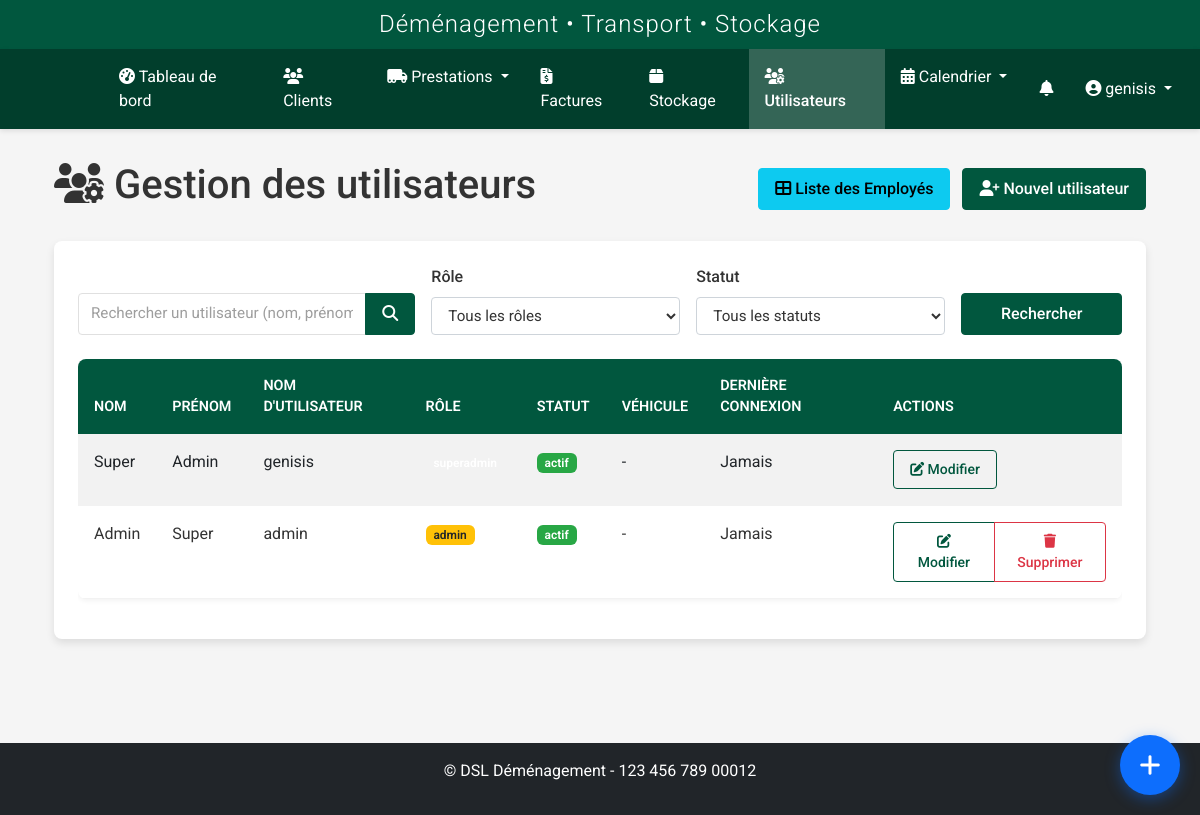
The app's page /utilisateurs/users (signed in), older data.
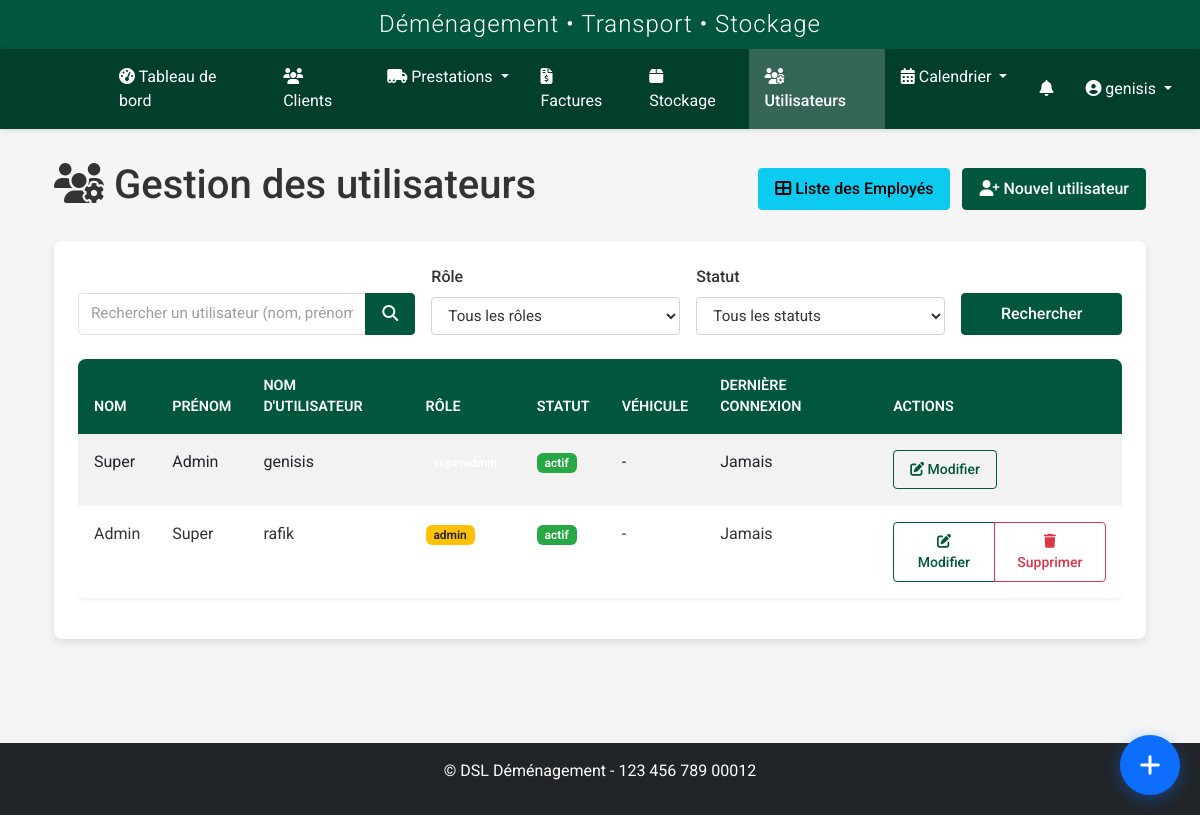
The same page, newer data.
### models.py (models this page shows, shortened)
class User(UserMixin, db.Model):
    id = db.Column(db.Integer, primary_key=True)
    nom = db.Column(db.String(64), nullable=False)
    prenom = db.Column(db.String(64), nullable=False)
    username = db.Column(db.String(64), unique=True, nullable=False)
    email = db.Column(db.String(120), unique=True, nullable=True)
    password_hash = db.Column(db.String(256), nullable=False)
    role = db.Column(db.String(20), nullable=False, default='transporteur')
    statut = db.Column(db.String(20), nullable=False, default='actif')
    vehicule = db.Column(db.String(100), nullable=True)
    type_vehicule_id = db.Column(db.Integer, db.ForeignKey('type_vehicule.id'), nullable=True)
    permis_conduire = db.Column(db.String(50), nullable=True)
    notes = db.Column(db.Text, nullable=True)
    derniere_connexion = db.Column(db.DateTime, nullable=True)
    date_creation = db.Column(db.DateTime, nullable=False, default=datetime.utcnow)
    prestations = db.relationship('Prestation', secondary=prestation_transporteurs, back_populates='transporteurs')
    type_vehicule = db.relationship('TypeVehicule', backref='transporteurs')
    def is_admin(self):
        return self.role in ['admin', 'superadmin']
    def is_transporteur(self):
        return self.role == 'transporteur' or self.is_admin()

### routes/user.py (the view, shortened to what this page needs)
@user_bp.route('/users')
@login_required
@role_required('admin', 'superadmin')
def index():
    form = SearchUserForm()
    role_choices = [
        ('', 'Tous les rôles'),
        ('transporteur', 'Transporteur'),
        ('commercial', 'Commercial'),
        ('admin', 'Admin'),
        ('superadmin', 'Super Admin')
    ]
    form.role.choices = role_choices
    statut_choices = [
        ('', 'Tous les statuts'),
        ('actif', 'Actif'),
        ('inactif', 'Inactif')
    ]
    form.statut.choices = statut_choices
    query = request.args.get('query', '')
    role = request.args.get('role', '')
    statut = request.args.get('statut', '')
    form.query.data = query
    if role:
        form.role.data = role
    if statut:
        form.statut.data = statut
    users_query = User.query
    if current_user.role != 'superadmin':
        users_query = users_query.filter(User.role != 'superadmin')
        if current_user.role not in ['admin']:
            users_query = users_query.filter(User.role != 'admin')
    if role:
        users_query = users_query.filter_by(role=role)
    if statut:
        users_query = users_query.filter_by(statut=statut)
    users = users_query.order_by(User.date_creation.desc()).all()
    if current_user.role == 'superadmin':
        role_counts = {
            'transporteur': sum(1 for u in users if u.role == 'transporteur'),
            'commercial': sum(1 for u in users if u.role == 'commercial'),
            'admin': sum(1 for u in users if u.role == 'admin'),
            'superadmin': sum(1 for u in users if u.role == 'superadmin')
        }
    else:
        role_counts = {
            'transporteur': sum(1 for u in users if u.role == 'transporteur'),
            'commercial': sum(1 for u in users if u.role == 'commercial'),
            'admin': sum(1 for u in users if u.role == 'admin')
        }
    return render_template(
        'users/index.html',
        title='Gestion des Utilisateurs',
        users=users,
        form=form,
        role_counts=role_counts
    )

### forms.py
class SearchUserForm(FlaskForm):
    query = StringField('Rechercher un utilisateur (nom, prénom, username)')
    role = SelectField('Rôle', choices=[])
    statut = SelectField('Statut', choices=[
        ('', 'Tous les statuts'),
        ('actif', 'Actif'),
        ('inactif', 'Inactif')
    ])
    submit = SubmitField('Rechercher')
    def __init__(self, *args, **kwargs):
        super(SearchUserForm, self).__init__(*args, **kwargs)
        base_choices = [('', 'Tous les rôles')]
        role_choices = [
            ('transporteur', 'Transporteur'),
            ('commercial', 'Commercial'),
            ('admin', 'Admin')
        ]
        if current_user.role == 'superadmin':
            role_choices.append(('superadmin', 'Super Admin'))
        self.role.choices = base_choices + role_choices

### templates/users/index.html (shortened to what the changed rows need)
{% extends "base.html" %}
{% block content %}
<div class="container-fluid">
    <div class="d-flex justify-content-between align-items-center mb-4">
        <h1><i class="fas fa-users-cog"></i> Gestion des utilisateurs</h1>
    </div>
    <div class="card">
        <div class="card-body">
            <div class="table-responsive">
                <table class="table table-hover table-striped">
                    <thead>
                        <tr>
                            <th>Nom</th>
                            <th>Prénom</th>
                            <th>Nom d'utilisateur</th>
                            <th>Rôle</th>
                            <th>Statut</th>
                            <th>Véhicule</th>
                            <th>Dernière connexion</th>
                            <th>Actions</th>
                        </tr>
                    </thead>
                    <tbody>
                        {% if users %}
                            {% for user in users %}
                                <tr{% if user.statut == 'inactif' %} class="table-secondary"{% endif %}>
                                    <td>{{ user.nom }}</td>
                                    <td>{{ user.prenom }}</td>
                                    <td>{{ user.username }}</td>
                                    <td>
                                        <span class="badge badge-{{ user.role }}">
                                            {{ user.role }}
                                        </span>
                                    </td>
                                    <td>
                                        <span class="badge badge-{{ user.statut }}">
                                            {{ user.statut }}
                                        </span>
                                    </td>
                                    <td>{{ user.vehicule or '-' }}</td>
                                    <td>
                                        {% if user.derniere_connexion %}
                                            {{ user.derniere_connexion.strftime('%d/%m/%Y %H:%M') }}
                                        {% else %}
                                            Jamais
                                        {% endif %}
                                    </td>
                                    <td>
                                        {% if current_user.role == 'superadmin' %}
                                            <div class="btn-group" role="group">
                                                <a href="{{ url_for('user.edit', id=user.id) }}" class="btn btn-sm btn-outline-primary">
                                                    <i class="fas fa-edit"></i> Modifier
                                                </a>
                                                {% if current_user.id != user.id %}
                                                    <a href="{{ url_for('user.delete', id=user.id) }}" class="btn btn-sm btn-outline-danger" onclick="return confirm('Êtes-vous sûr de vouloir supprimer cet utilisateur ?')">
                                                        <i class="fas fa-trash"></i> Supprimer
                                                    </a>
                                                {% endif %}
                                            </div>
                                        {% elif current_user.id == user.id %}
                                            <a href="{{ url_for('user.edit', id=user.id) }}" class="btn btn-sm btn-outline-primary">
                                                <i class="fas fa-edit"></i> Modifier mon profil
                                            </a>
                                        {% else %}
                                            -
                                        {% endif %}
                                    </td>
                                </tr>
                            {% endfor %}
                        {% else %}
                            <tr>
                                <td colspan="8" class="text-center">Aucun utilisateur trouvé</td>
                            </tr>
                        {% endif %}
                    </tbody>
                </table>
            </div>
        </div>
    </div>
</div>
{% endblock %}

Row changes from the older to the newer data that the page shows:
changed User "admin": username "admin" → "rafik"
